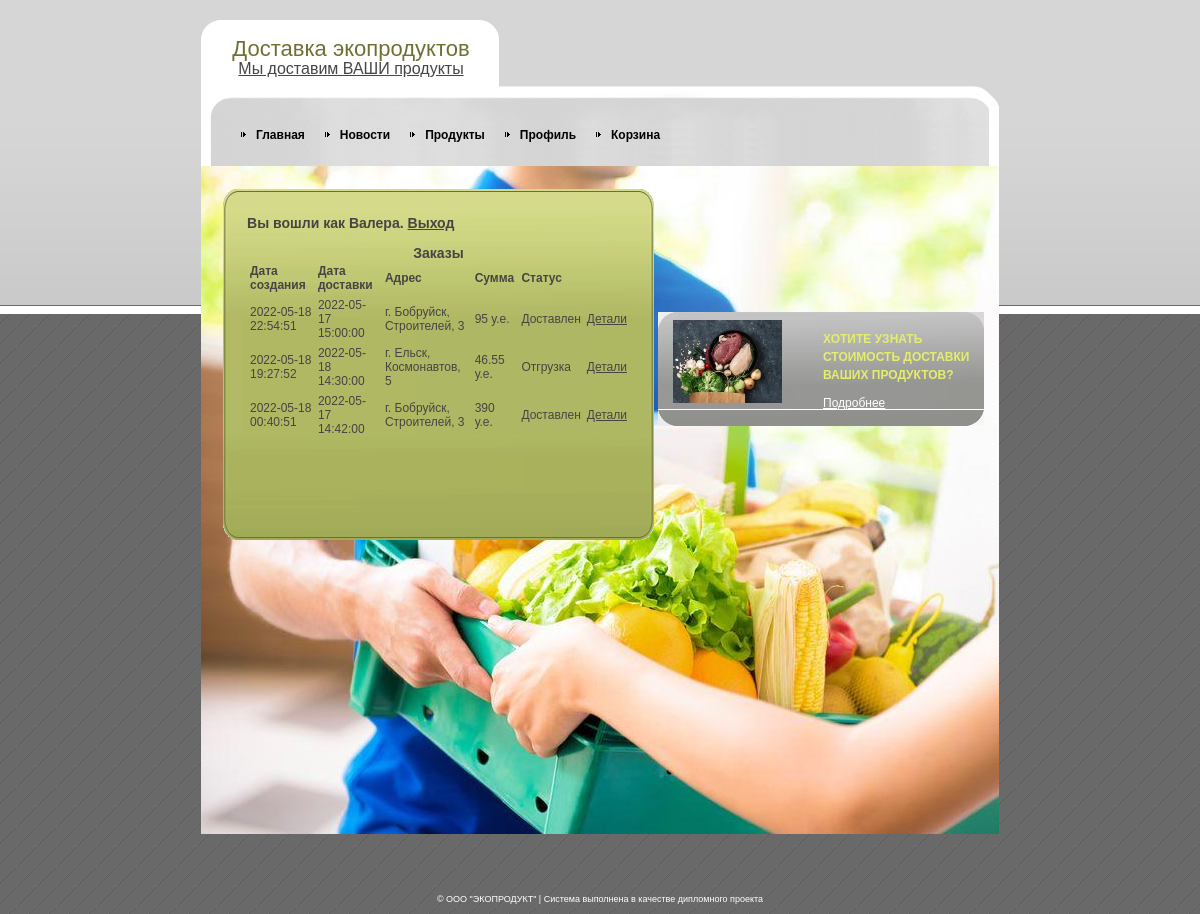
/profile_orders.php (signed in), run on the app's committed database.
### tables this page shows
CREATE TABLE IF NOT EXISTS `customers` (
  `id` int(11) NOT NULL AUTO_INCREMENT,
  `login` varchar(50) NOT NULL,
  `email` varchar(50) NOT NULL,
  `password` varchar(50) NOT NULL,
  `fio` varchar(50) NOT NULL,
  `phone` varchar(13) NOT NULL,
  PRIMARY KEY (`id`)
);

CREATE TABLE IF NOT EXISTS `orders` (
  `id` int(11) NOT NULL AUTO_INCREMENT,
  `number` varchar(8) NOT NULL,
  `id_customer` int(11) NOT NULL,
  `id_address` int(11) NOT NULL,
  `id_status` int(11) NOT NULL,
  `delivery_date` datetime NOT NULL,
  `creation_date` datetime NOT NULL,
  PRIMARY KEY (`id`),
  KEY `id_customer` (`id_customer`),
  KEY `id_address` (`id_address`),
  KEY `id_status` (`id_status`)
);

CREATE TABLE IF NOT EXISTS `order_statuses` (
  `id` int(11) NOT NULL AUTO_INCREMENT,
  `name` varchar(50) NOT NULL,
  PRIMARY KEY (`id`)
);

### profile_orders.php (the view, shortened to what this page needs)
<?php
require "lib_db.php";
$user = getUser($_SESSION['id']);
$fio = $user[0]['fio'];
?>
<!DOCTYPE html PUBLIC "-//W3C//DTD XHTML 1.0 Strict//EN" "http://www.w3.org/TR/xhtml1/DTD/xhtml1-strict.dtd">
<html xmlns="http://www.w3.org/1999/xhtml" xml:lang="en" lang="en">
<head>
    <link rel="stylesheet" href="style.css" type="text/css" charset="utf-8" />
</head>
<body>
<div id="outer">
    <div id="wrapper">
        <div id="body-bot">
            <div id="body-top">
                <div id="logo">
                    <h1>Доставка экопродуктов</h1>
                    <p><a href="adminform.php" target="_parent">Мы доставим ВАШИ продукты</a></p>
                </div>
                <div id="nav">
                    <ul>
                    </ul>
                </div>
                <div id="gbox">
                    <div id="gbox-top"> </div>
                    <div id="gbox-bg">
                        <div id="gbox-grd">
                            <h3>Вы вошли как <?= $fio ?>. <a href="exit.php">Выход</a></h3>
                            <br><h3 align="center">Заказы</h3>
                            <table border="0" cellpadding="3" cellspacing="0" width="100%">
                                <tr>
                                    <th><h4>Дата создания</h4></th>
                                    <th><h4>Дата доставки</h4></th>
                                    <th><h4>Адрес</h4></th>
                                    <th><h4>Сумма</h4></th>
                                    <th><h4>Статус</h4></th>
                                </tr>
                                <?
                                $orders = getOrdersForProfile($_SESSION["id"]);
                                foreach($orders as $order){
                                    ?>
                                    <tr>
                                        <td><?=$order["creation_date"]?></td>
                                        <td><?=$order["delivery_date"]?></td>
                                        <td><?=$order["address"]?></td>
                                        <td><?=$order["summa"]?> у.е.</td>
                                        <td><?=$order["status"]?></td>
                                        <td>
                                            <a href='order_details.php?id=<?=$order["id"]?>&status=<?=$order["id_status"]?>'>Детали</a>
                                        </td>
                                    </tr>
                                <?}?>
                            </table>
                        </div>
                    </div>
                    <div id="gbox-bot"> </div>
                </div>
                <div id="greybox">
                    <div id="greybox-bot">
                        <div id="greybox-top">
                            <h2>ХОТИТЕ УЗНАТЬ СТОИМОСТЬ ДОСТАВКИ ВАШИХ ПРОДУКТОВ? </h2>
                            <p><a href="calc.php">Подробнее</a></p>
                        </div>
                    </div>
                </div>
            </div>
        </div>
    </div>
</div>
<div id="copyright"> &copy; ООО "ЭКОПРОДУКТ" | Система выполнена в качестве дипломного проекта</div>
</body>
</html>

### style.css (style rules this page uses)
html, body, h1, h2, h3, h4 { margin: 0; padding: 0; }
a { color: #464544; }
body { background: url(images/logos/page_bg.gif); text-align: center; font: 12px arial, sans-serif; color: #464544; padding-bottom: 10px; }
#outer { background: top left url(images/logos/page_bg_top.gif) repeat-x; padding-top: 20px; }
#wrapper { text-align: left; margin: auto; width: 798px; position: relative; background: url(images/logos/body_bg.gif) repeat-y; }
#body-bot { background: bottom left url(images/logos/body_bg_bot.jpg) no-repeat; }
#body-top { background: url(images/logos/body_bg_top.gif) no-repeat; min-height: 800px; _height: 800px; padding-bottom: 14px; }
#logo { width: 25em; text-align: center; }
#logo h1 { color: #6F7033; font: 22px "Arial narrow", arial, sans-serif; line-height: 1; padding-top: 0.8em; }
#logo p { color: #464544; font: 16px "Arial narrow", arial, sans-serif; margin: 0; }
#nav { margin-top: 50px; }
#gbox { width: 431px; margin-top: 47px; margin-left: 22px; }
#gbox-bg { background: url(images/logos/green_bg.gif) repeat-y; }
#gbox-grd { background: bottom url(images/logos/green_grad_bot.jpg) repeat-x; }
#gbox-top { background: url(images/logos/green_top.gif) no-repeat; height: 24px; }
#gbox-bot { background: bottom left url(images/logos/green_bot.gif) no-repeat; height: 23px; }
#gbox-grd { min-height: 300px; padding: 2px 24px; }
#greybox { background: url(images/logos/grey_bg.gif) repeat-y; width: 326px; position: absolute; top: 292px; left: 457px; }
#greybox-top { background: url(images/logos/grey_img.jpg) no-repeat; padding-left: 165px; padding-top: 18px; }
#greybox-bot { background: bottom left url(images/logos/grey_bot.gif) no-repeat; padding-bottom: 4px; }
#greybox h2 { font: bold 12px arial, sans-serif; color: #E4EE6A; line-height: 1.5; }
#greybox a { color: #fff; }
#copyright { font-size: 9px; color: #fff; margin-top: 60px; }

### data on the page
customers: fio "Валера"
orders: creation_date "2022-05-18 22:54:51", delivery_date "2022-05-17 15:00:00", address "г. Бобруйск, Строителей, 3", summa "95", id_status.name "Доставлен"
orders: creation_date "2022-05-18 19:27:52", delivery_date "2022-05-18 14:30:00", address "г. Ельск, Космонавтов, 5", summa "46.55", id_status.name "Отгрузка"
orders: creation_date "2022-05-18 00:40:51", delivery_date "2022-05-17 14:42:00", address "г. Бобруйск, Строителей, 3", summa "390", id_status.name "Доставлен"
